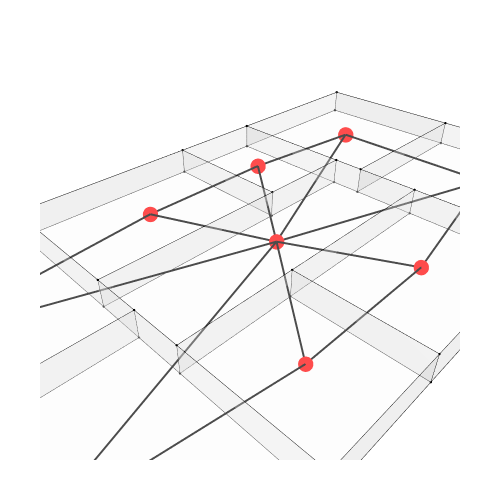

Notebook code cell kept with this figure:
### Code cell
Topology.Show(cc, g2,
              vertexSizeKey="size",
              vertexColorKey="color",
              edgeWidthKey="width",
              edgeColorKey="color",
              faceOpacity=0.3,
              width=500,
              height=500,
              backgroundColor="white",
              renderer= renderer)

### Figure 1 — Plotly figure (JSON) as saved in the notebook; plotly's stock layout.template omitted (floating-point values rounded to 4 significant figures; data arrays with more than 128 entries replaced by an {"elided": "..."} marker saying what was removed)
{"data": [{"customdata": ["", "", "", "", "", "", "", "", "", "", "", "", "", "", "", "", "", "", "", "", "", "", "", "", "", "", "", "", "", "", "", "", "", "", "", "", "", "", "", ""], "hoverinfo": "text", "hovertemplate": ["Click ", "Click ", "Click ", "Click ", "Click ", "Click ", "Click ", "Click ", "Click ", "Click ", "Click ", "Click ", "Click ", "Click ", "Click ", "Click ", "Click ", "Click ", "Click ", "Click ", "Click ", "Click ", "Click ", "Click ", "Click ", "Click ", "Click ", "Click ", "Click ", "Click ", "Click ", "Click ", "Click ", "Click ", "Click ", "Click ", "Click ", "Click ", "Click ", "Click "], "hovertext": ["", "", "", "", "", "", "", "", "", "", "", "", "", "", "", "", "", "", "", "", "", "", "", "", "", "", "", "", "", "", "", "", "", "", "", "", "", "", "", ""], "legendgroup": "1", "legendrank": 1, "marker": {"color": ["#000000", "#000000", "#000000", "#000000", "#000000", "#000000", "#000000", "#000000", "#000000", "#000000", "#000000", "#000000", "#000000", "#000000", "#000000", "#000000", "#000000", "#000000", "#000000", "#000000", "#000000", "#000000", "#000000", "#000000", "#000000", "#000000", "#000000", "#000000", "#000000", "#000000", "#000000", "#000000", "#000000", "#000000", "#000000", "#000000", "#000000", "#000000", "#000000", "#000000"], "line": {"width": 0}, "opacity": 1, "size": [2.8, 2.8, 2.8, 2.8, 2.8, 2.8, 2.8, 2.8, 2.8, 2.8, 2.8, 2.8, 2.8, 2.8, 2.8, 2.8, 2.8, 2.8, 2.8, 2.8, 2.8, 2.8, 2.8, 2.8, 2.8, 2.8, 2.8, 2.8, 2.8, 2.8, 2.8, 2.8, 2.8, 2.8, 2.8, 2.8, 2.8, 2.8, 2.8, 2.8], "sizemode": "diameter", "symbol": "circle"}, "mode": "markers", "name": "1: Untitled (Vertices)", "showlegend": false, "text": ["", "", "", "", "", "", "", "", "", "", "", "", "", "", "", "", "", "", "", "", "", "", "", "", "", "", "", "", "", "", "", "", "", "", "", "", "", "", "", ""], "type": "scatter3d", "x": [12.09, 12.09, 23.53, 23.53, 12.09, 12.09, 23.53, 23.53, -9.503, -9.503, -9.503, -9.503, 23.53, 44.15, 44.15, 44.15, 44.15, 23.53, -9.503, -9.503, 23.53, 3.129, -9.503, 3.129, 23.53, -9.503, -35.85, -35.85, -35.85, -35.85, 23.53, 44.15, 44.15, 23.53, -35.85, -9.503, -35.85, -9.503, 3.129, 3.129], "y": [16.66, 32.17, 32.17, 16.66, 16.66, 32.17, 32.17, 16.66, 16.66, 32.17, 16.66, 32.17, 13.11, 32.17, 13.11, 32.17, 13.11, 13.11, 11.33, 5.991, 5.991, 5.991, 5.991, 5.991, 5.991, 11.33, 11.33, 32.17, 11.33, 32.17, -7.829, -7.829, -7.829, -7.829, -7.829, -7.829, -7.829, -7.829, -7.829, -7.829], "z": [0, 0, 0, 0, 3, 3, 3, 3, 0, 0, 3, 3, 0, 0, 0, 3, 3, 3, 0, 0, 0, 0, 3, 3, 3, 3, 0, 0, 3, 3, 0, 0, 3, 3, 0, 0, 3, 3, 0, 3]}, {"hoverinfo": "text", "hovertext": [], "legendgroup": "2", "legendrank": 2, "line": {"color": "#000000", "dash": "solid", "width": 1}, "marker": {"color": "#000000", "size": 0.25, "symbol": "circle"}, "mode": "markers+lines", "name": "1: Untitled (Edges)", "showlegend": false, "text": [], "type": "scatter3d", "x": {"elided": "228 float values"}, "y": {"elided": "228 float values"}, "z": {"elided": "228 int values"}}, {"cmax": 1, "cmin": 0, "color": "#FAFAFA", "colorscale": [[0, "#440154"], [0.1111, "#482878"], [0.2222, "#3e4989"], [0.3333, "#31688e"], [0.4444, "#26828e"], [0.5556, "#1f9e89"], [0.6667, "#35b779"], [0.7778, "#6ece58"], [0.8889, "#b5de2b"], [1, "#fde725"]], "flatshading": true, "hoverinfo": "text", "hovertext": "", "i": [0, 0, 3, 3, 1, 6, 7, 7, 7, 2, 6, 6, 8, 8, 4, 3, 5, 5, 5, 5, 9, 9, 2, 2, 1, 12, 15, 16, 15, 15, 14, 14, 16, 16, 16, 13, 3, 3, 3, 20, 9, 9, 22, 22, 4, 25, 17, 7, 20, 23, 9, 10, 14, 14, 22, 22, 21, 24, 26, 27, 27, 10, 10, 11, 11, 11, 26, 26, 26, 28, 18, 18, 14, 32, 32, 32, 16, 16, 31, 31, 30, 30, 34, 26, 26, 34, 34, 24, 21, 35, 35, 24, 24, 23, 19, 19, 38, 38, 33, 31, 25, 25, 21, 21, 38, 38, 22, 22], "j": [1, 2, 4, 5, 0, 1, 2, 1, 4, 7, 4, 5, 0, 3, 10, 4, 10, 11, 0, 8, 10, 11, 12, 13, 12, 1, 12, 7, 6, 7, 7, 17, 13, 12, 17, 16, 2, 14, 18, 19, 3, 19, 10, 23, 10, 4, 4, 4, 21, 20, 20, 9, 17, 25, 19, 18, 19, 21, 9, 8, 9, 28, 29, 29, 8, 27, 28, 29, 20, 26, 13, 30, 13, 30, 13, 25, 17, 25, 25, 33, 32, 33, 21, 20, 21, 36, 28, 37, 24, 37, 36, 36, 28, 28, 18, 31, 39, 22, 39, 33, 39, 22, 19, 38, 39, 37, 37, 24], "k": [2, 3, 5, 0, 5, 5, 1, 6, 3, 3, 7, 4, 3, 9, 9, 9, 4, 10, 8, 11, 11, 8, 13, 14, 2, 6, 6, 17, 7, 16, 2, 7, 12, 15, 14, 14, 14, 18, 19, 21, 19, 20, 23, 24, 22, 22, 25, 17, 24, 24, 23, 23, 25, 18, 18, 25, 22, 22, 20, 9, 26, 23, 28, 10, 27, 29, 29, 27, 23, 23, 30, 31, 18, 13, 16, 33, 25, 32, 18, 25, 33, 31, 35, 21, 34, 28, 26, 35, 35, 36, 34, 37, 36, 24, 31, 38, 22, 19, 38, 38, 33, 39, 38, 35, 37, 35, 39, 37], "legendgroup": "3", "legendrank": 3, "lighting": {"facenormalsepsilon": 0}, "name": "1: Untitled (Faces)", "opacity": 0.3, "showlegend": false, "showscale": false, "text": "", "type": "mesh3d", "x": [12.09, 23.53, 23.53, 12.09, 12.09, 12.09, 23.53, 23.53, -9.503, -9.503, -9.503, -9.503, 44.15, 44.15, 23.53, 44.15, 44.15, 23.53, 23.53, 3.129, -9.503, -9.503, 3.129, -9.503, -9.503, 23.53, -35.85, -35.85, -35.85, -35.85, 44.15, 23.53, 44.15, 23.53, -35.85, -9.503, -35.85, -9.503, 3.129, 3.129], "y": [32.17, 32.17, 16.66, 16.66, 16.66, 32.17, 32.17, 16.66, 32.17, 16.66, 16.66, 32.17, 32.17, 13.11, 13.11, 32.17, 13.11, 13.11, 5.991, 5.991, 11.33, 5.991, 5.991, 11.33, 5.991, 5.991, 11.33, 32.17, 11.33, 32.17, -7.829, -7.829, -7.829, -7.829, -7.829, -7.829, -7.829, -7.829, -7.829, -7.829], "z": [0, 0, 0, 0, 3, 3, 3, 3, 0, 0, 3, 3, 0, 0, 0, 3, 3, 3, 0, 0, 0, 0, 3, 3, 3, 3, 0, 0, 3, 3, 0, 0, 3, 3, 0, 0, 3, 3, 0, 3]}, {"hoverinfo": "text", "hovertext": [], "legendgroup": "6", "legendrank": 6, "line": {"color": "#000000", "dash": "solid", "width": 4}, "marker": {"color": "#000000", "size": 1, "symbol": "circle"}, "mode": "markers+lines", "name": "2: Untitled Graph (Edges)", "showlegend": false, "text": [], "type": "scatter3d", "x": [13.33, -3.187, null, -22.67, -3.187, null, 7.011, -3.187, null, -22.67, -22.67, null, 7.011, -22.67, null, 17.81, 1.294, null, 17.81, 33.84, null, 17.81, 7.011, null, 1.294, 7.011, null, 7.011, 13.33, null, 7.011, -22.67, null, 33.84, 7.011, null, 7.011, 33.84, null, 1.294, -22.67, null, 33.84, 13.33, null, 33.84, 33.84, null], "y": [-0.919, -0.919, null, 1.748, -0.919, null, 11.33, -0.919, null, 21.75, 1.748, null, 11.33, 1.748, null, 24.42, 24.42, null, 24.42, 22.64, null, 24.42, 11.33, null, 24.42, 11.33, null, 11.33, -0.919, null, 11.33, 21.75, null, 22.64, 11.33, null, 11.33, 2.642, null, 24.42, 21.75, null, 2.642, -0.919, null, 22.64, 2.642, null], "z": [1.5, 1.5, null, 1.5, 1.5, null, 1.5, 1.5, null, 1.5, 1.5, null, 1.5, 1.5, null, 1.5, 1.5, null, 1.5, 1.5, null, 1.5, 1.5, null, 1.5, 1.5, null, 1.5, 1.5, null, 1.5, 1.5, null, 1.5, 1.5, null, 1.5, 1.5, null, 1.5, 1.5, null, 1.5, 1.5, null, 1.5, 1.5, null]}, {"customdata": ["", "", "", "", "", "", "", "", ""], "hoverinfo": "text", "hovertemplate": ["Click ", "Click ", "Click ", "Click ", "Click ", "Click ", "Click ", "Click ", "Click "], "hovertext": ["", "", "", "", "", "", "", "", ""], "legendgroup": "5", "legendrank": 5, "marker": {"color": ["#FF0000", "#FF0000", "#FF0000", "#FF0000", "#FF0000", "#FF0000", "#FF0000", "#FF0000", "#FF0000"], "line": {"width": 0}, "opacity": 1, "size": [18, 18, 18, 18, 18, 18, 18, 18, 18], "sizemode": "diameter", "symbol": "circle"}, "mode": "markers", "name": "2: Untitled Graph (Vertices)", "showlegend": false, "text": ["", "", "", "", "", "", "", "", ""], "type": "scatter3d", "x": [-3.187, -22.67, 17.81, 7.011, -22.67, 13.33, 33.84, 33.84, 1.294], "y": [-0.919, 1.748, 24.42, 11.33, 21.75, -0.919, 2.642, 22.64, 24.42], "z": [1.5, 1.5, 1.5, 1.5, 1.5, 1.5, 1.5, 1.5, 1.5]}], "layout": {"autosize": true, "height": 500, "margin": {"b": 40, "l": 40, "r": 40, "t": 40}, "paper_bgcolor": "#FFFFFF", "plot_bgcolor": "#FFFFFF", "scene": {"aspectmode": "data", "camera": {"center": {"x": 0, "y": 0, "z": 0}, "eye": {"x": -1.25, "y": -1.25, "z": 1.25}, "projection": {"type": "perspective"}, "up": {"x": 0, "y": 0, "z": 1}}, "xaxis": {"visible": false}, "yaxis": {"visible": false}, "zaxis": {"visible": false}}, "showlegend": true, "width": 500, "xaxis": {"showgrid": false, "visible": false, "zeroline": false}, "yaxis": {"showgrid": false, "visible": false, "zeroline": false}}}
